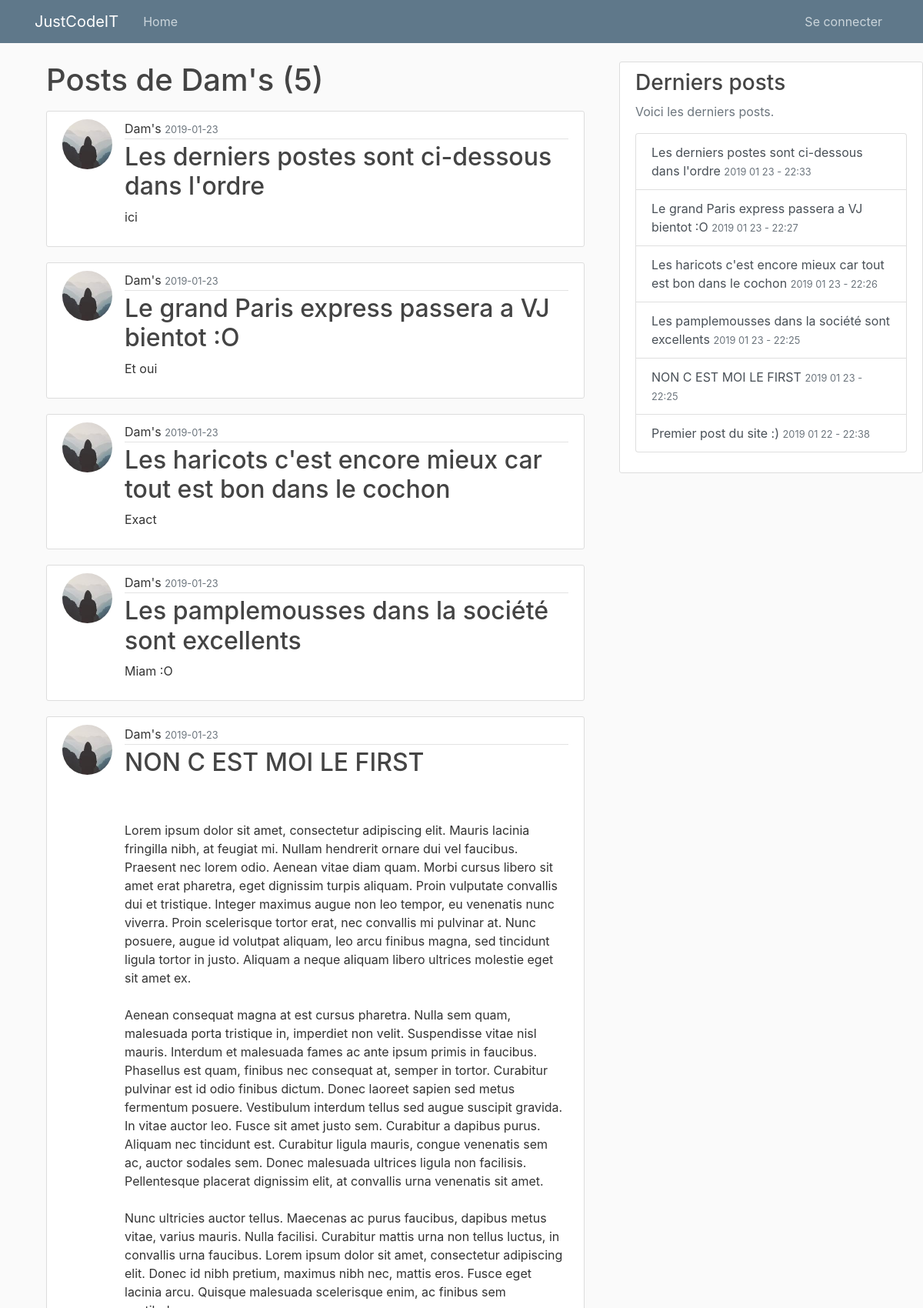
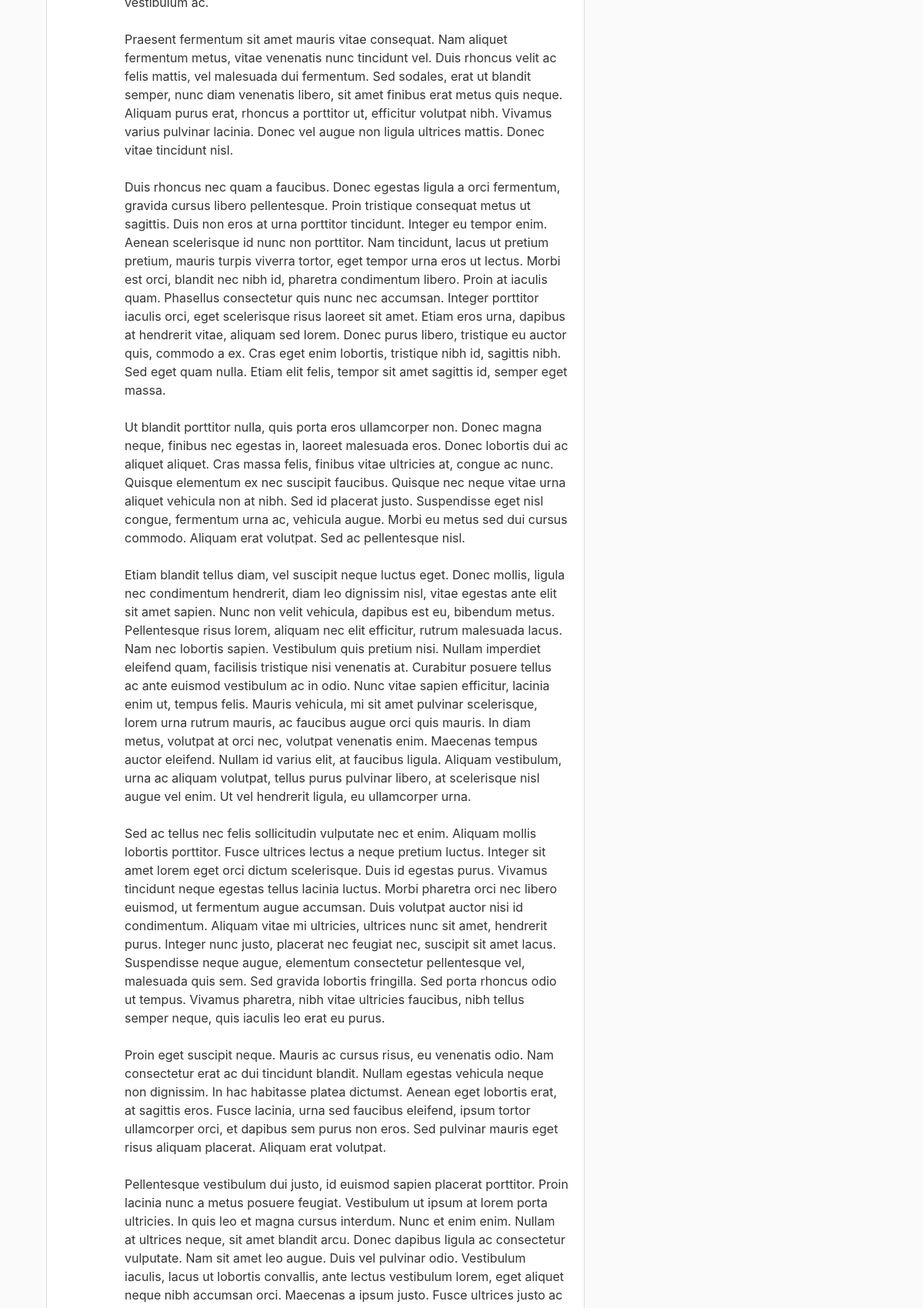
The app's page /user/Dam's (upper part) with its own data (2 pictures, top to bottom).
### site_jci/models.py (models this page shows, shortened)
class User(db.Model, UserMixin):
    id = db.Column(db.Integer, primary_key=True)
    username = db.Column(db.String(20), unique=True, nullable=False)
    password = db.Column(db.String(60), nullable=False)
    image_file = db.Column(db.String(20), nullable=False, default='default.jpg')
    permission = db.Column(db.String(40), nullable=False)
    posts = db.relationship('Post', backref='author', lazy=True)

class Post(db.Model):
    id = db.Column(db.Integer, primary_key=True)
    title = db.Column(db.String(100), nullable=False)
    date_posted = db.Column(db.DateTime, nullable=False, default=datetime.utcnow)
    content = db.Column(db.Text, nullable=False)
    user_id = db.Column(db.Integer, db.ForeignKey('user.id'), nullable=False)

### site_jci/routes.py (the view)
@app.route("/user/<string:username>")
def user_posts(username):
    user = User.query.filter_by(username=username).first_or_404()
    return render_template('user_posts.html', user=user)

### site_jci/routes.py (called while the page is built)
@app.context_processor
def context_processor():
    posts = db.session.query(Post).all()
    if current_user.is_authenticated:
        image_file = url_for('static', filename='profile_pics/' + current_user.image_file)
        return dict(posts=posts, image_file=image_file)
    return dict(posts=posts)

### site_jci/templates/user_posts.html
{% extends "layout.html" %}
{% block content %}
<main role="main" class="container">
    <h1 class="mb-3">Posts de {{ user.username }} ({{ user.posts | length }})</h1>
    {% for post in user.posts|sort(attribute='date_posted', reverse = True) %}
    <article class="media content-section">
        <img class="rounded-circle article-img" src="{{ url_for('static', filename='profile_pics/' + post.author.image_file) }}">
        <div class="media-body">
            <div class="article-metadata">
                {{ user.username }}
                <small class="text-muted">{{ post.date_posted.strftime('%Y-%m-%d') }}</small>
            </div>
            <h2><a class="article-title" href="{{ url_for('post', post_id=post.id) }}">{{ post.title }}</a></h2>
            <p class="article-content">{{ post.content }}</p>
        </div>
    </article>
    {% endfor %}
</main>
{% endblock content %}

### site_jci/templates/layout.html (shortened to what this page needs)
<!DOCTYPE html>
<html lang="en">
<head>
    <link rel="stylesheet" href="https://stackpath.bootstrapcdn.com/bootstrap/4.1.3/css/bootstrap.min.css"
>
    <link rel="stylesheet" type="text/css" href="{{ url_for('static', filename='main.css') }}">
</head>
<body>
    <header class="site-header">
        <nav class="navbar navbar-expand-md navbar-dark bg-steel fixed-top">
            <div class="container">
                <a class="navbar-brand mr-4" href="/">JustCodeIT</a>
                <div class="collapse navbar-collapse" id="navbarToggle">
                    <div class="navbar-nav mr-auto">
                        <a class="nav-item nav-link" href="{{ url_for('homePage') }}">Home</a>
                    </div>
                    <div class="navbar-nav">
                        {% if current_user.is_authenticated %}
                        {% if current_user.permission == "administrator" %}
                        <a class="nav-item nav-link" href="{{ url_for('register') }}">Enregister un compte</a>
                        <a class="nav-item nav-link" href="{{ url_for('manageAccount') }}">Gérer les comptes</a>
                        {% endif %}
                        <a class="nav-item nav-link" href="{{ url_for('new_post') }}">Nouveau post</a>
                        <a href="{{ url_for('account') }}"><img class="rounded-circle account-img" src="{{ image_file }}"
                                style="width: 2vw; height: 2vw; margin: 9px 0px 0px 10px"></a>
                        <a class="nav-item nav-link" href="{{ url_for('account') }}">{{ current_user.username }}</a>
                        <a class="nav-item nav-link" href="{{ url_for('logout') }}">Se déconnecter</a>
                        {% else %}
                        <a class="nav-item nav-link" href="{{ url_for('login') }}">Se connecter</a>
                        {% endif %}
                    </div>
                </div>
            </div>
        </nav>
    </header>
    <main role="main" class="container ">
        <div class="row">
            <div class="col-md-8">
                {% block content %}{% endblock %}
            </div>
            <div class="col-md-4">
                <div class="content-section info-list">
                    <h3>Derniers posts</h3>
                    <p class='text-muted'>Voici les derniers posts.
                        <div class="list-group">
                            {% for post in posts|sort(attribute='date_posted', reverse = True) %}
                            {% if loop.index <= 6 %}
                            <a href="/post/{{ post.id }}" class="list-group-item list-group-item-action">{{
                                post.title
                                }} <small class="text-muted">{{ post.date_posted.strftime('%Y %m %d - %H:%M') }}</small></a>
                            {% endif %}
                            {% endfor %}
                        </div>
                    </p>
                </div>
            </div>
        </div>
    </main>
</html>

### site_jci/static/main.css (style rules this page uses)
body { background: #fafafa; color: #333333; margin-top: 5rem; }
h1, h2, h3, h4, h5, h6 { color: #444444; }
.bg-steel { background-color: #5f788a; }
.site-header .navbar-nav .nav-link { color: #cbd5db; }
.content-section { background: #ffffff; padding: 10px 20px; border: 1px solid #dddddd; border-radius: 3px; margin-bottom: 20px; }
.article-title { color: #444444; }
.article-content { white-space: pre-line; }
.article-img { height: 65px; width: 65px; margin-right: 16px; }
.article-metadata { padding-bottom: 1px; margin-bottom: 4px; border-bottom: 1px solid #e3e3e3 }
.info-list { position: fixed; }

### records on screen
User: username "Dam's"
Post: image_file (placeholder picture), date_posted "2019-01-23", title "Les derniers postes sont ci-dessous dans l'ordre", content "ici", date_posted "2019 01 23 - 22:33"
Post: image_file (placeholder picture), date_posted "2019-01-23", title "Le grand Paris express passera a VJ bientot :O", content "Et oui", date_posted "2019 01 23 - 22:27"
Post: image_file (placeholder picture), date_posted "2019-01-23", title "Les haricots c'est encore mieux car tout est bon dans le cochon", content "Exact", date_posted "2019 01 23 - 22:26"
Post: image_file (placeholder picture), date_posted "2019-01-23", title "Les pamplemousses dans la société sont excellents", content "Miam :O", date_posted "2019 01 23 - 22:25"
Post: image_file (placeholder picture), date_posted "2019-01-23", title "NON C EST MOI LE FIRST", date_posted "2019 01 23 - 22:25"
Post: title "Premier post du site :)", date_posted "2019 01 22 - 22:38"

### other values on screen
{{ user.posts | length }} "5"
